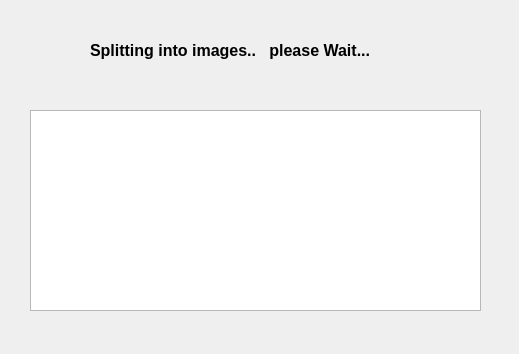
<?xml version="1.0" encoding="UTF-8"?>
<ui version="4.0">
 <class>Form</class>
 <widget class="QWidget" name="Form">
  <property name="geometry">
   <rect>
    <x>0</x>
    <y>0</y>
    <width>519</width>
    <height>354</height>
   </rect>
  </property>
  <property name="windowTitle">
   <string>Form</string>
  </property>
  <widget class="QListWidget" name="listWidget_details">
   <property name="geometry">
    <rect>
     <x>30</x>
     <y>110</y>
     <width>451</width>
     <height>201</height>
    </rect>
   </property>
  </widget>
  <widget class="QLabel" name="label">
   <property name="geometry">
    <rect>
     <x>90</x>
     <y>30</y>
     <width>341</width>
     <height>41</height>
    </rect>
   </property>
   <property name="font">
    <font>
     <pointsize>12</pointsize>
     <weight>75</weight>
     <bold>true</bold>
    </font>
   </property>
   <property name="text">
    <string>Splitting into images..   please Wait...</string>
   </property>
  </widget>
 </widget>
 <resources/>
 <connections/>
</ui>
